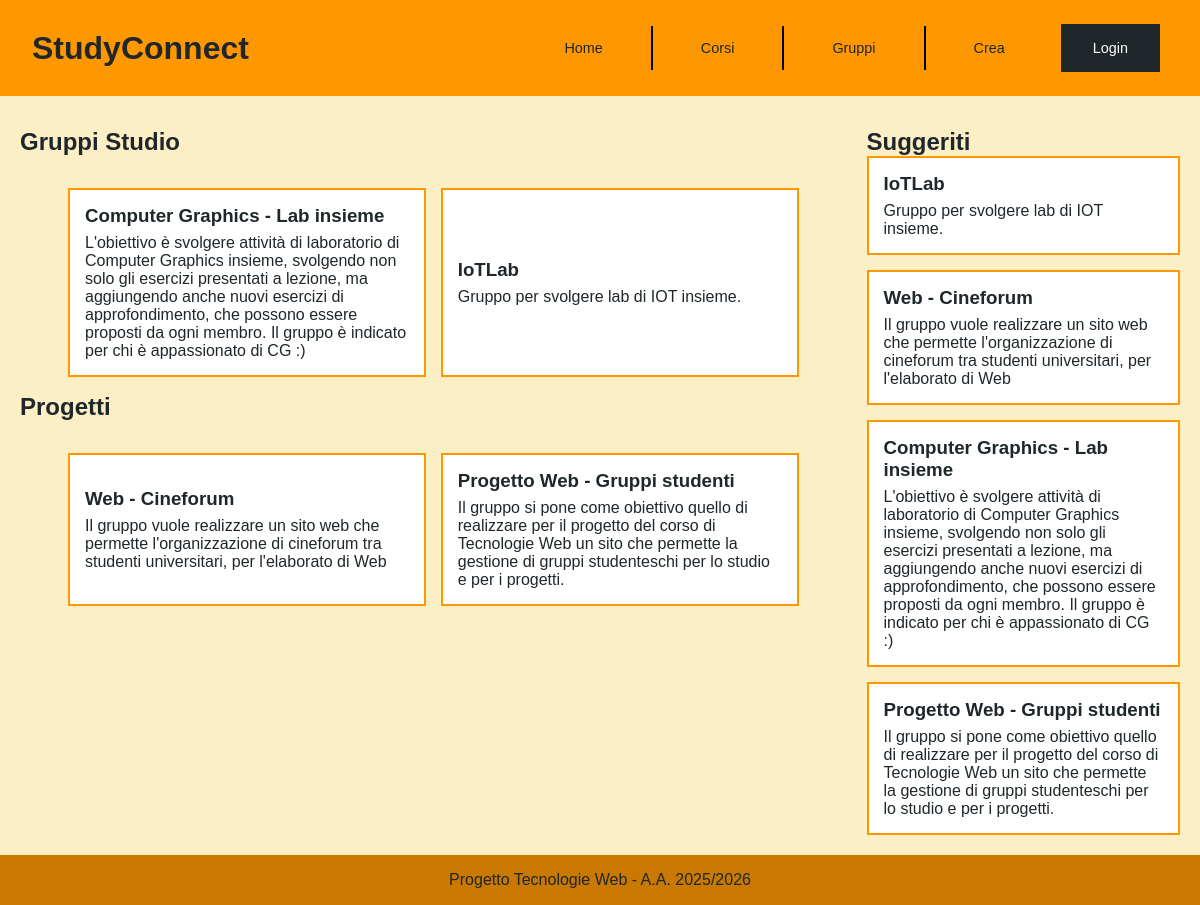
The page /pages/index.php on the database its author committed.
### tables this page shows
CREATE TABLE Gruppi(
	Codice INT AUTO_INCREMENT PRIMARY KEY,
    Nome VARCHAR(100) NOT NULL,
    Descrizione MEDIUMTEXT,
    NumeroMembriRichiesti INT,
    NumeroMembriAttuali INT NOT NULL,
    Tipo VARCHAR(10) NOT NULL CHECK (Tipo IN ('Studio', 'Progetto')),
    DataConsegnaProgetto DATE,
    MatricolaCreatore VARCHAR(10) NOT NULL,
    CodiceCorso VARCHAR(5) NOT NULL,
	FOREIGN KEY (MatricolaCreatore) REFERENCES Studenti(Matricola)
		ON DELETE CASCADE
        ON UPDATE NO ACTION,
	FOREIGN KEY (CodiceCorso) REFERENCES Corsi(Codice)
		ON DELETE CASCADE
        ON UPDATE NO ACTION,
    CHECK(NumeroMembriAttuali<=NumeroMembriRichiesti OR NumeroMembriRichiesti=0)
);

### pages/home.php (called while the page is built)
<?php
$templateParams["title"] = "StudyConnect - Home";
if (isUserLoggedIn()) {
    $templateParams["page"] = "templates/specific/home-loggato.php";
    $templateParams["prossimiIncontri"] = $dbh->getIncontriStudente($_SESSION["matricola"]);
    $templateParams["gruppiSuggeriti"] = $dbh->getGruppiSuggeriti($_SESSION["matricola"], 10);
    $templateParams["scadenzeProgetti"] = $dbh->getGruppiPerMatricola($_SESSION["matricola"]);
    $templateParams["corsi"] = $dbh->getCorsi();
} else {
    $templateParams["page"] = "templates/specific/home-pubblica.php";
    $templateParams["gruppiStudio"] = $dbh->getGruppiPerTipoLimit('studio',8);
    $templateParams["gruppiProgetto"] = $dbh->getGruppiPerTipoLimit('progetto',8);
    $templateParams["gruppiCasuali"] = $dbh->getGruppiCasuali(8);
}
$templateParams["imgprofilo"] =  "default_profile_icon.png";
require "templates/general/base.php"
?>

### pages/index.php (called while the page is built)
<?php
require_once '../bootstrap.php';
require "home.php";
?>

### db/database.php (called while the page is built, shortened)
<?php
    class DatabaseHelper{
        private $db;
        public function __construct($servername, $username, $password, $dbname, $port){
            $this->db = new mysqli($servername, $username, $password, $dbname, $port);
        }
        public function getGruppiPerTipoLimit(string $tipo, int $limit) {
            $stmt = $this->db->prepare("SELECT * FROM gruppi WHERE tipo = ? ORDER BY codice DESC LIMIT ?");
            $stmt->bind_param('si', $tipo, $limit);
            $stmt->execute();
            return $stmt->get_result()->fetch_all(MYSQLI_ASSOC);
        }
        public function getGruppiCasuali(int $limit) {
            $stmt = $this->db->prepare("SELECT * FROM gruppi ORDER BY RAND() LIMIT ?");
            $stmt->bind_param('i', $limit);
            $stmt->execute();
            return $stmt->get_result()->fetch_all(MYSQLI_ASSOC);
        }
    }
?>

### bootstrap.php (called while the page is built, shortened)
<?php
require_once("db/database.php");
$dbh = new DatabaseHelper("localhost", "root", "", "Gruppi_Studenti", 3307);
?>

### pages/templates/specific/home-pubblica.php (the view)
<main class="home-container">
    <section class="cards-container">
        <h2>Gruppi Studio</h2>
        <div class="card-grid">
            <?php foreach ($templateParams["gruppiStudio"] as $gruppo): ?>
                <div class="card">
                    <h3><?= $gruppo['Nome'] ?></h3>
                    <p><?= $gruppo['Descrizione'] ?></p>
                </div>
            <?php endforeach; ?>
        </div>
        <h2>Progetti</h2>
        <div class="card-grid">
            <?php foreach ($templateParams["gruppiProgetto"] as $gruppo): ?>
                <div class="card">
                    <h3><?= $gruppo['Nome'] ?></h3>
                    <p><?= $gruppo['Descrizione'] ?></p>
                </div>
            <?php endforeach; ?>
        </div>
    </section>
    <aside class="sidebar-suggeriti">
        <h2>Suggeriti</h2>
        <div class="vertical-list">
            <?php foreach ($templateParams["gruppiCasuali"] as $gruppo): ?>
                <div class="card">
                    <h3><?= $gruppo['Nome'] ?></h3>
                    <p><?= $gruppo['Descrizione'] ?></p>
                </div>
            <?php endforeach; ?>
        </div>
    </aside>
</main>

### css/style.css (style rules this page uses)
* { margin: 0; padding: 0; box-sizing: border-box; color: #1F272B; font-family: Verdana, Geneva, Tahoma, sans-serif; }
html, body { height: 100% ; }
body { display: flex; flex-direction: column; padding-bottom: 60px; }
main { flex: 1; background-color: #FCEEC5; }
.home-container { display: grid; grid-template-columns: 1fr; gap: 20px; padding: 20px; padding-top: 4vh; width: 100%; }
.card-grid { display: grid; grid-template-columns: repeat(2, 1fr); gap: 15px; margin-top: 2vh; margin-bottom: 5vh; }
.sidebar-suggeriti .vertical-list { display: grid; grid-template-columns: (1, 1fr); gap: 15px; }
.card-grid > .card { min-height: 8em; }
.card { border: 2px solid #FF9800; padding: 15px; background: white; min-height: 6rem; }
.card { display: flex; flex-direction: column; gap: 7px; text-align: left; align-content: center; justify-content: center; }
@media (min-width: 992px) { body { padding-bottom: 0; } }
@media (min-width: 992px) { .home-container { grid-template-columns: 2.9fr 1.1fr; margin: 0 auto; } }
@media (min-width: 992px) { .card-grid { margin-bottom: 0; padding: 2vh 3rem 2vh 3rem; } }
@media (min-width: 992px) { .card-grid > .card { max-width: 40em; } }
@media (min-width: 992px) { .sidebar-suggeriti .vertical-list { display: flex; flex-direction: column; grid-template-columns: none; } }

### rows shown on the page
gruppi: Nome "Computer Graphics - Lab insieme", Descrizione "L'obiettivo è svolgere attività di laboratorio di Computer Graphics insieme, svolgendo non solo gli esercizi presentati a lezione, ma aggiungendo anche nuovi esercizi di approfondimento, che possono essere proposti da ogni membro. Il gruppo è indicato per chi è appassionato di CG :)"
gruppi: Nome "IoTLab", Descrizione "Gruppo per svolgere lab di IOT insieme."
gruppi: Nome "Web - Cineforum", Descrizione "Il gruppo vuole realizzare un sito web che permette l'organizzazione di cineforum tra studenti universitari, per l'elaborato di Web"
gruppi: Nome "Progetto Web - Gruppi studenti", Descrizione "Il gruppo si pone come obiettivo quello di realizzare per il progetto del corso di Tecnologie Web un sito che permette la gestione di gruppi studenteschi per lo studio e per i progetti."
